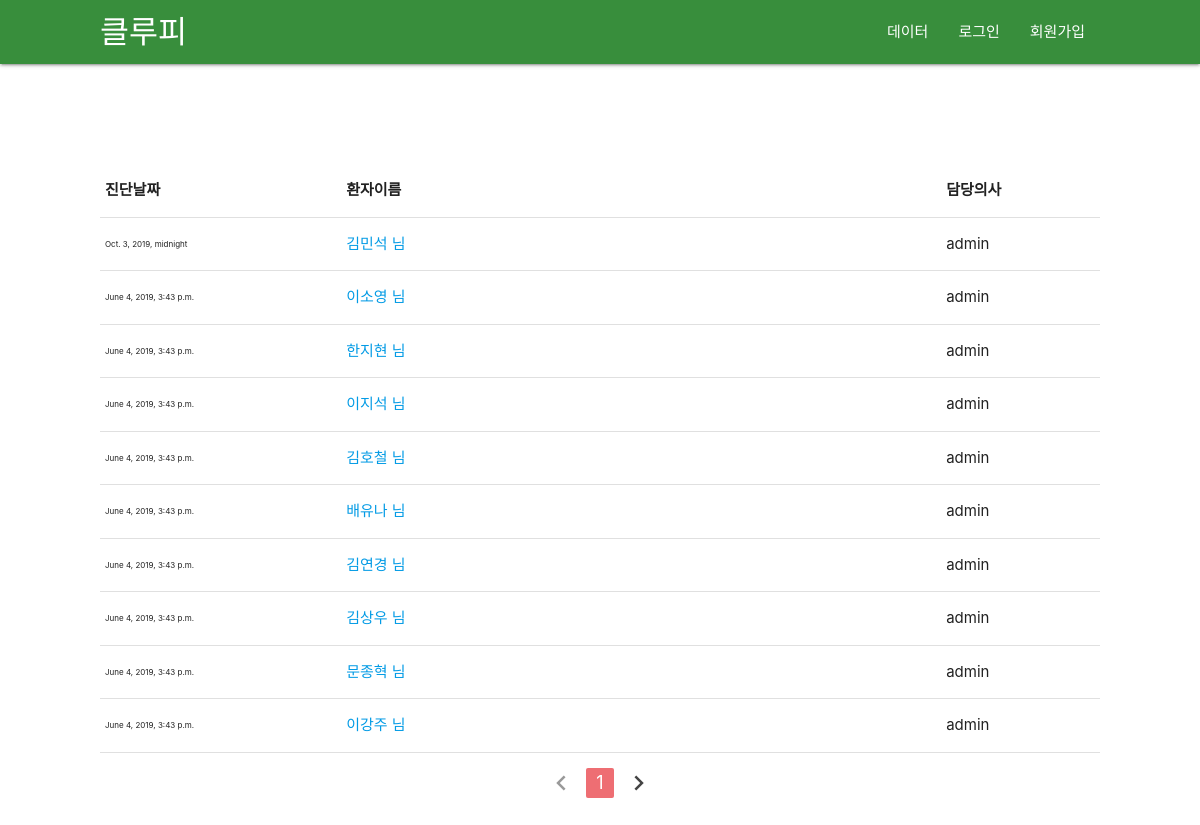
The page /list/ on the database as committed earlier.
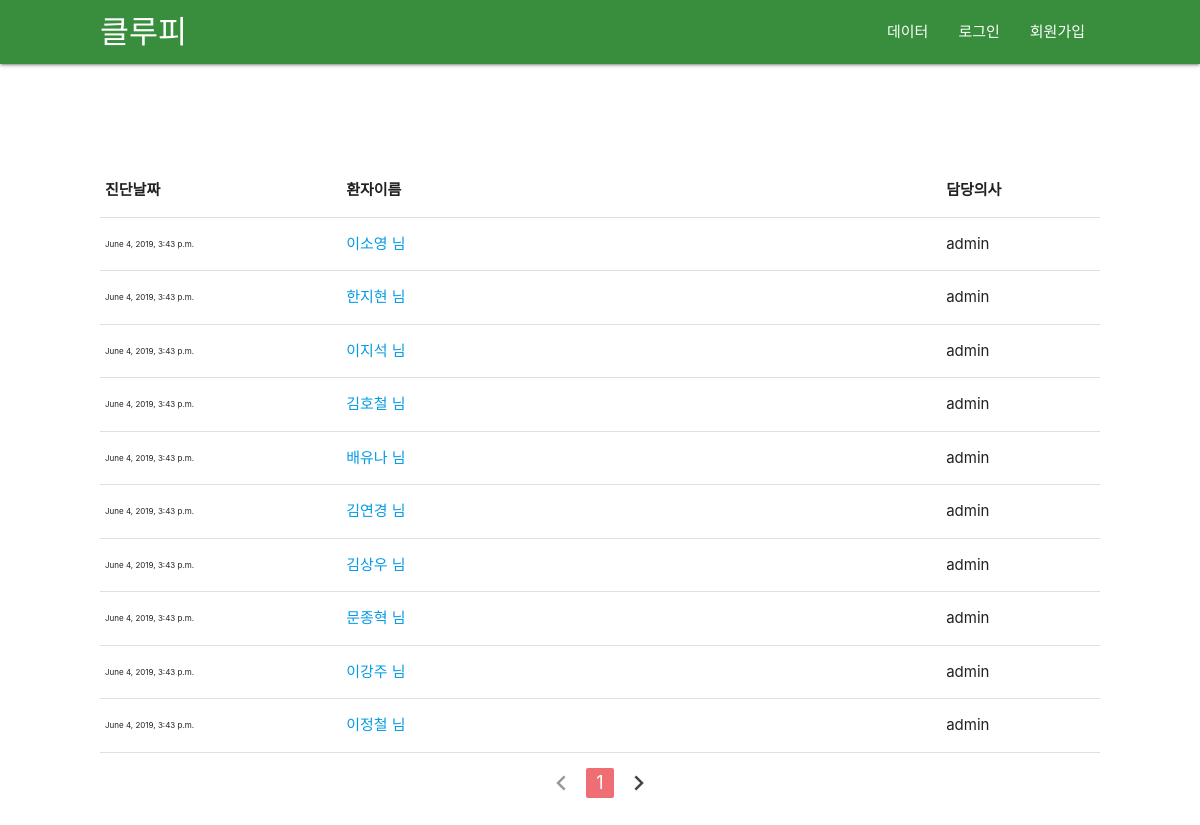
The same page on the database as committed later.
### scoring/models.py (models this page shows, shortened)
class ScoreList(models.Model):
    user = models.ForeignKey(User, on_delete=models.CASCADE, null=True) # 담당의
    name = models.CharField(max_length=200,null=True) # 성명
    gender = models.IntegerField(null=True) # 성별
    age = models.IntegerField(null=True) # 연령
    blood_type = models.IntegerField(null=True) # 혈액형
    height = models.FloatField(null=True) # 신장
    weight = models.FloatField(null=True) # 몸무게
    past_diagnostic_record = models.IntegerField(null=True) # 과거력
    pub_date = models.DateTimeField(null=True) # 진달일
    score = models.IntegerField(null=True) # 점수
    pass_or_fail = models.BooleanField(null=True) # 치매여부
    ASF = models.FloatField(null=True) # 두개골과 두뇌사이 공간
    nWBV = models.FloatField(null=True) # 전체 뇌용량 정규화
    eTIV = models.IntegerField(null=True) # 추정 내척추수액
    CDR = models.FloatField(null=True) # 임상 치매 평가
    MMSE = models.FloatField(null=True) # 간이 정신 상태 검사
    SES = models.FloatField(null=True) # 사화족 지위
    educ = models.IntegerField(null=True) # 교육 기간
    MR_delay = models.IntegerField(null=True) # 딜레이
    hand = models.IntegerField(null=True) # 손잡이

### scoring/views.py (the view)
# urls.py: path('list/', scoring.views.list, name='list'),
def list(request):
    subjects = ScoreList.objects.all().order_by('-id')
    paginator = Paginator(subjects, 10)
    try:
        page = request.GET.get('page', 1)
    except PageNotAnInteger:
        page = 1
    lists = paginator.get_page(page)
    return render(request, 'list.html', {'lists':lists})

### scoring/templates/list.html
{% extends "base.html" %}
{% block content %}
{% load static %}
<section class="patient-list">
    <div class="con">
        <table class="highlight">
            <thead>
                <tr>
                    <th>진단날짜</th>
                    <th>환자이름</th>
                    <th>담당의사</th>
                </tr>
            </thead>
            <tbody>
                {% for list in lists %}
                <tr>
                    <td style="font-size: 8px;">{{ list.pub_date }}</td>
                    <td style="width: 60%"><a href="{% url 'result' list.id%}">{{ list.name }} 님</a></td>
                    <td>{{ list.user.username }}</td>
                </tr>
                {% endfor %}
            </tbody>
        </table>
        <div>
            <ul class="pagination" style="display: flex; justify-content:center;">
                {% if lists.has_previous %}
                <li class="waves-effect"><a href="?page={{lists.previous_page_number}}"><i class="material-icons">chevron_left</i></a></li>
                {% else %}
                <li class="disabled"><a href="#!"><i class="material-icons">chevron_left</i></a></li>
                {% endif %}
                <li class="active"><a href="#!">{{lists.number}}</a></li>
                {% if lists.has_next %}
                <li class="waves-effect"><a href="?page={{lists.next_page_number}}"><i class="material-icons">chevron_right</i></a></li>
                {% else %}
                <li class="disabled"><a href="#!"><i class="material-icons">chevron_right</i></a></li>
                {% endif %}
            </ul>
        </div>
    </div>
</section>
{% endblock content %}

### templates/base.html (shortened to what this page needs)
{% load static %}
<!DOCTYPE html>
<html lang="en">
<head>
    <link rel="stylesheet" href="https://cdnjs.cloudflare.com/ajax/libs/materialize/1.0.0/css/materialize.min.css">
    <link rel="stylesheet" href="{% static 'css/style.css'%}">
    <link rel="stylesheet" href="{% static 'css/account.css'%}">
</head>
<body>
    <div class="navbar-fixed">
        <nav class="green darken-2">
            <div style="max-width: 1000px; margin:auto;" class="nav-wrapper">
            <a href="{% url 'home' %}" class="brand-logo">클루피</a>
            <ul class="right hide-on-med-and-down">
                {% if user.is_authenticated %}
                <li><a href="{% url 'list' %}">{{user.username}}</a></li>
                {% if user.username == 'admin' %}
                <li><a href="{% url 'image_analysis' %}">이미지분석</a></li>
                <li><a href="{% url 'data_analysis' %}">데이터분석</a></li>
                {% endif %}
                <li><a href="{% url 'select' %}">채점하기</a></li>
                <li><a href="{% url 'analysis' %}">데이터</a></li>
                <li><a href="javascript:{document.getElementById('logout').submit()}">로그아웃</a>
                    <form id="logout" method="POST" action="{% url 'logout' %}">
                        {% csrf_token %} <input type="hidden" />
                    </form>
                </li>
                {% else %}
                <li><a href="{% url 'analysis' %}">데이터</a></li>
                <li><a href="{% url 'login' %}">로그인</a></li>
                <li><a href="{% url 'signup' %}">회원가입</a></li>
                {% endif %}
            </ul>
            </div>
        </nav>
    </div>
    {% block content %}
    {% endblock %}
</body>
</html>

### scoring/static/css/style.css (style rules this page uses)
.patient-list { padding-top: 100px; padding-bottom: 100px; width: 100%; display: flex; justify-content: center; }
.patient-list .con { width: 1000px; }

Rows that differ between the two databases and show on the page:
removed ScoreList: pub_date "Oct. 3, 2019, midnight", name "김민석", user.username "admin"
now on this page (row unchanged): ScoreList: pub_date "June 4, 2019, 3:43 p.m.", name "이정철", user.username "admin"
